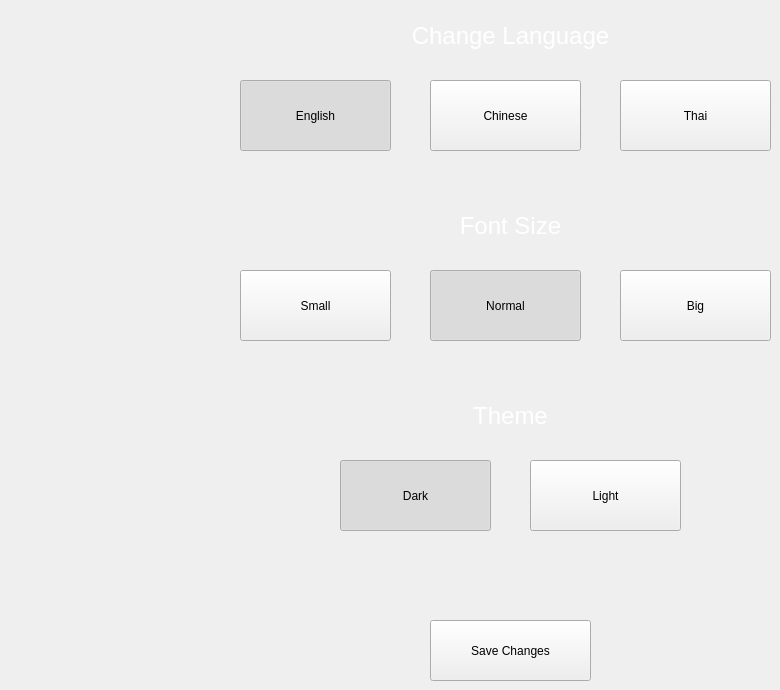
       <widget class="QWidget" name="SystemSettingsPage">
        <widget class="QLabel" name="ChangeLanguageText">
         <property name="geometry">
          <rect>
           <x>410</x>
           <y>20</y>
           <width>201</width>
           <height>31</height>
          </rect>
         </property>
         <property name="font">
          <font>
           <pointsize>18</pointsize>
          </font>
         </property>
         <property name="styleSheet">
          <string notr="true">color: white;</string>
         </property>
         <property name="text">
          <string>Change Language</string>
         </property>
         <property name="alignment">
          <set>Qt::AlignmentFlag::AlignCenter</set>
         </property>
        </widget>
        <widget class="QLabel" name="FontSizeText">
         <property name="geometry">
          <rect>
           <x>410</x>
           <y>210</y>
           <width>201</width>
           <height>31</height>
          </rect>
         </property>
         <property name="font">
          <font>
           <pointsize>18</pointsize>
          </font>
         </property>
         <property name="styleSheet">
          <string notr="true">color: white;</string>
         </property>
         <property name="text">
          <string>Font Size</string>
         </property>
         <property name="alignment">
          <set>Qt::AlignmentFlag::AlignCenter</set>
         </property>
        </widget>
        <widget class="QLabel" name="ThemeText">
         <property name="geometry">
          <rect>
           <x>410</x>
           <y>400</y>
           <width>201</width>
           <height>31</height>
          </rect>
         </property>
         <property name="font">
          <font>
           <pointsize>18</pointsize>
          </font>
         </property>
         <property name="styleSheet">
          <string notr="true">color: white;</string>
         </property>
         <property name="text">
          <string>Theme</string>
         </property>
         <property name="alignment">
          <set>Qt::AlignmentFlag::AlignCenter</set>
         </property>
        </widget>
        <widget class="QPushButton" name="SaveChangesButton">
         <property name="geometry">
          <rect>
           <x>430</x>
           <y>620</y>
           <width>161</width>
           <height>61</height>
          </rect>
         </property>
         <property name="text">
          <string>Save Changes</string>
         </property>
        </widget>
        <widget class="QPushButton" name="EnglishLanguageButton">
         <property name="geometry">
          <rect>
           <x>240</x>
           <y>80</y>
           <width>151</width>
           <height>71</height>
          </rect>
         </property>
         <property name="text">
          <string>English</string>
         </property>
         <property name="checkable">
          <bool>true</bool>
         </property>
         <property name="checked">
          <bool>true</bool>
         </property>
         <attribute name="buttonGroup">
          <string notr="true">LanguageButtonGroup</string>
         </attribute>
        </widget>
        <widget class="QPushButton" name="ChineseLanguageButton">
         <property name="geometry">
          <rect>
           <x>430</x>
           <y>80</y>
           <width>151</width>
           <height>71</height>
          </rect>
         </property>
         <property name="text">
          <string>Chinese</string>
         </property>
         <property name="checkable">
          <bool>true</bool>
         </property>
         <attribute name="buttonGroup">
          <string notr="true">LanguageButtonGroup</string>
         </attribute>
        </widget>
        <widget class="QPushButton" name="ThaiLanguageButton">
         <property name="geometry">
          <rect>
           <x>620</x>
           <y>80</y>
           <width>151</width>
           <height>71</height>
          </rect>
         </property>
         <property name="text">
          <string>Thai</string>
         </property>
         <property name="checkable">
          <bool>true</bool>
         </property>
         <attribute name="buttonGroup">
          <string notr="true">LanguageButtonGroup</string>
         </attribute>
        </widget>
        <widget class="QPushButton" name="BigFontSizeButton">
         <property name="geometry">
          <rect>
           <x>620</x>
           <y>270</y>
           <width>151</width>
           <height>71</height>
          </rect>
         </property>
         <property name="text">
          <string>Big</string>
         </property>
         <property name="checkable">
          <bool>true</bool>
         </property>
         <attribute name="buttonGroup">
          <string notr="true">FontSizeButtonGroup</string>
         </attribute>
        </widget>
        <widget class="QPushButton" name="NormalFontSizeButton">
         <property name="geometry">
          <rect>
           <x>430</x>
           <y>270</y>
           <width>151</width>
           <height>71</height>
          </rect>
         </property>
         <property name="text">
          <string>Normal</string>
         </property>
         <property name="checkable">
          <bool>true</bool>
         </property>
         <property name="checked">
          <bool>true</bool>
         </property>
         <attribute name="buttonGroup">
          <string notr="true">FontSizeButtonGroup</string>
         </attribute>
        </widget>
        <widget class="QPushButton" name="SmallFontSizeButton">
         <property name="geometry">
          <rect>
           <x>240</x>
           <y>270</y>
           <width>151</width>
           <height>71</height>
          </rect>
         </property>
         <property name="text">
          <string>Small</string>
         </property>
         <property name="checkable">
          <bool>true</bool>
         </property>
         <attribute name="buttonGroup">
          <string notr="true">FontSizeButtonGroup</string>
         </attribute>
        </widget>
        <widget class="QPushButton" name="DarkThemeButton">
         <property name="geometry">
          <rect>
           <x>340</x>
           <y>460</y>
           <width>151</width>
           <height>71</height>
          </rect>
         </property>
         <property name="text">
          <string>Dark</string>
         </property>
         <property name="checkable">
          <bool>true</bool>
         </property>
         <property name="checked">
          <bool>true</bool>
         </property>
         <attribute name="buttonGroup">
          <string notr="true">ThemeButtonGroup</string>
         </attribute>
        </widget>
        <widget class="QPushButton" name="LightThemeButton">
         <property name="geometry">
          <rect>
           <x>530</x>
           <y>460</y>
           <width>151</width>
           <height>71</height>
          </rect>
         </property>
         <property name="text">
          <string>Light</string>
         </property>
         <property name="checkable">
          <bool>true</bool>
         </property>
         <attribute name="buttonGroup">
          <string notr="true">ThemeButtonGroup</string>
         </attribute>
        </widget>
       </widget>
